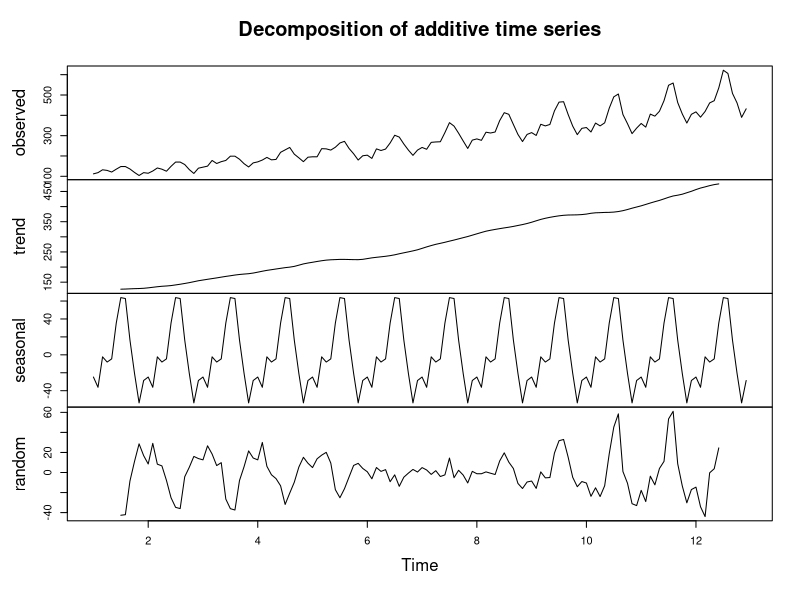
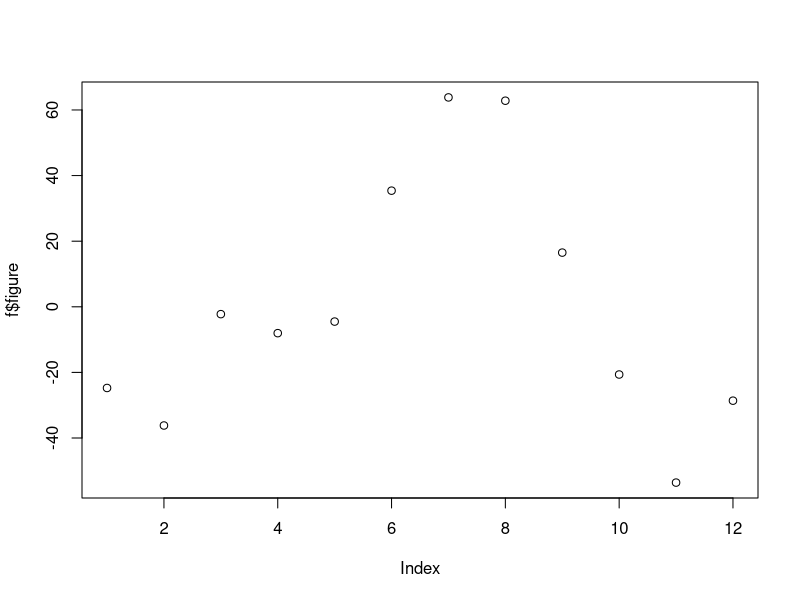
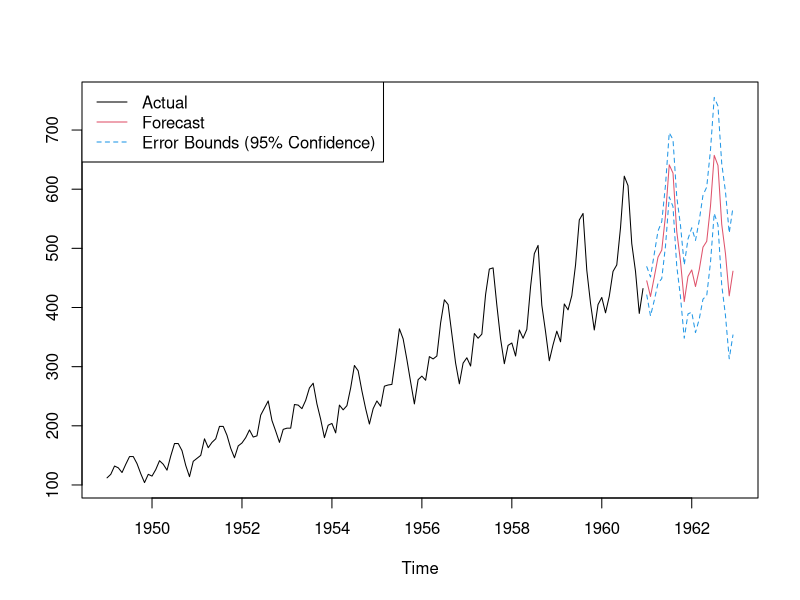

The R source for these figures, in order:
#Time series examples
#Decomposition
#Forecasting with Arima

setwd("/Users/peerchristensen/Desktop")
library(plyr)

##Decomposition
apts=ts(AirPassengers,frequency=12)
f=decompose(apts)
plot(f)
plot(f$figure)

##Forecasting

# build an ARIMA model
fit <- arima(AirPassengers, order = c(1, 0, 0), list(order = c(2,
                                                               1, 0), period = 12))
fore <- predict(fit, n.ahead = 24)
# error bounds at 95% confidence level U <- fore$pred + 2 * fore$se
U <- fore$pred + 2 * fore$se
L <- fore$pred - 2 * fore$se

ts.plot(AirPassengers, fore$pred, U, L,
        col = c(1, 2, 4, 4), lty = c(1, 1, 2, 2))
legend("topleft", col = c(1, 2, 4), lty = c(1, 1, 2),
       c("Actual", "Forecast", "Error Bounds (95% Confidence)"))
